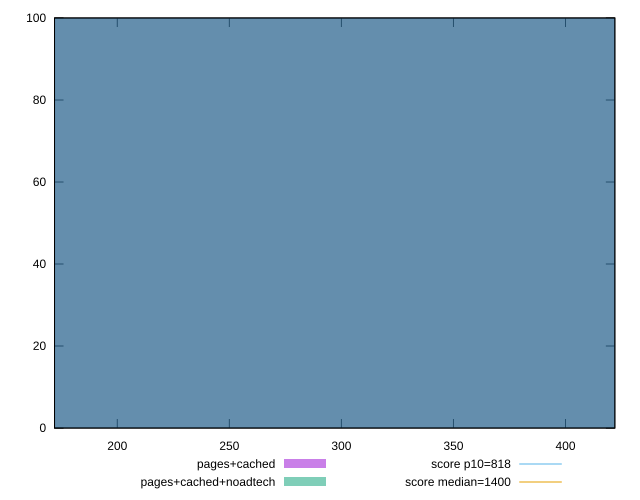

This chart was generated by the following gnuplot code:
reset

$pagesCached <<EOF
291.37125289517184 100
EOF

$pagesCachedNoadtech <<EOF
291.37125289517184 100
EOF

set key outside below
set boxwidth 291.37125289517184
set xrange [172:422]
set yrange [0:100]
set trange [0:100]
set style fill transparent solid 0.5 noborder

set parametric
set terminal svg size 640, 500 enhanced background rgb 'white'
set output "report_00021_2021-02-20T09:16:39.615Z/dom-size/comparison/histogram/1_vs_2.svg"

plot $pagesCached title "pages+cached" with boxes, \
     $pagesCachedNoadtech title "pages+cached+noadtech" with boxes, \
     818,t title "score p10=818", \
     1400,t title "score median=1400"

reset
